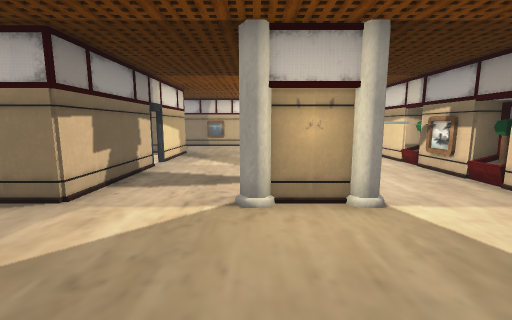
view 1 (above)

24 first-person views from a walk through a 3-D level made in the Unity game engine. The camera is 1.4 m above the floor, tilts 8° down and sees 90° across. Doors are open. The floor is counted in squares, 1 m on a side. Each view is taken from the middle of a square. On the plan, view 1 faces up. The plan holds only what a view shows up to about 13 squares ahead; the rest is blank. The place goes on beyond the plan. Some surface patterns are stand-ins.

view 2
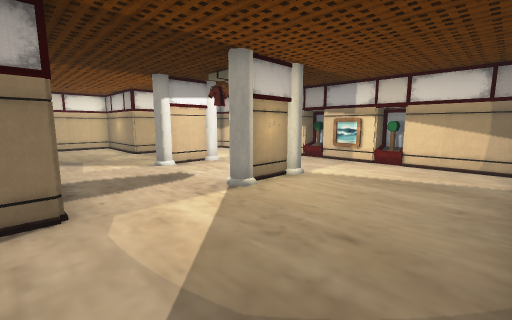

view 3
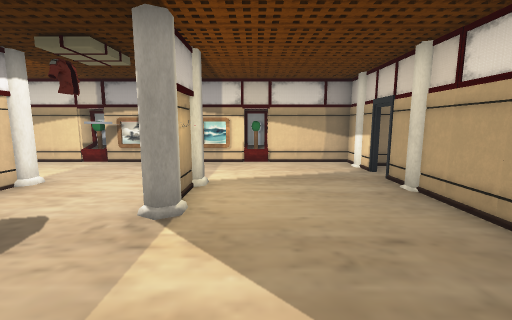

view 4
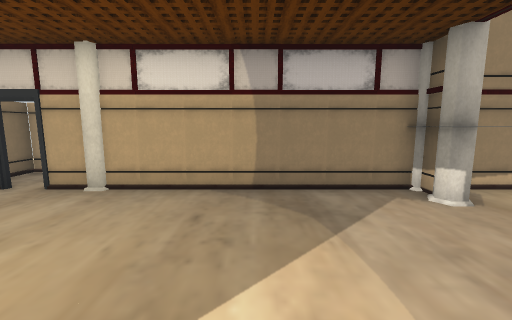

view 5
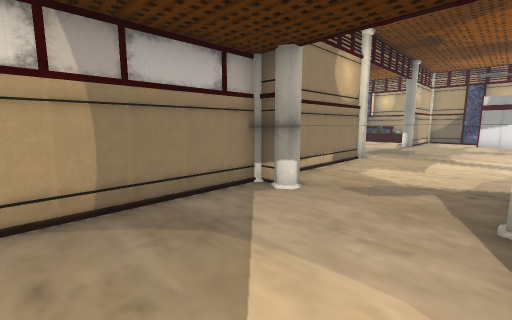

view 6
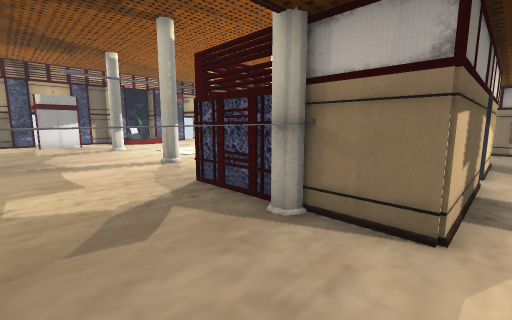

view 7
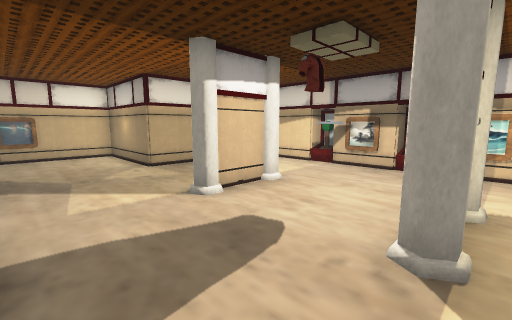

view 8
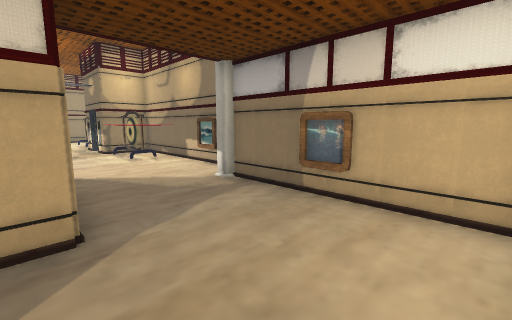

view 9
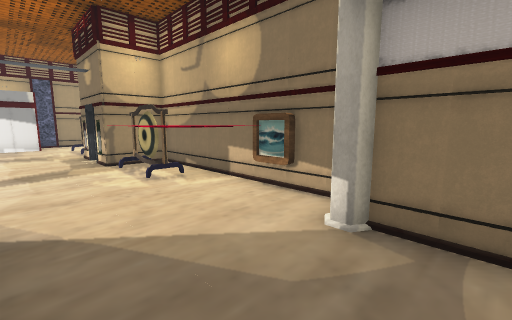

view 10
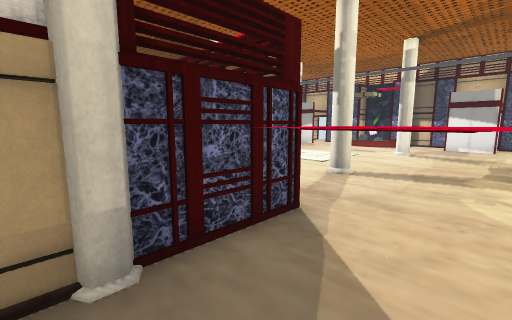

view 11
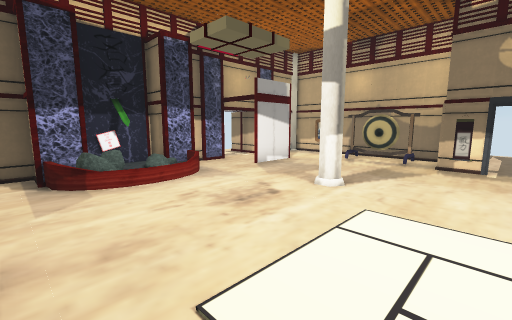

view 12
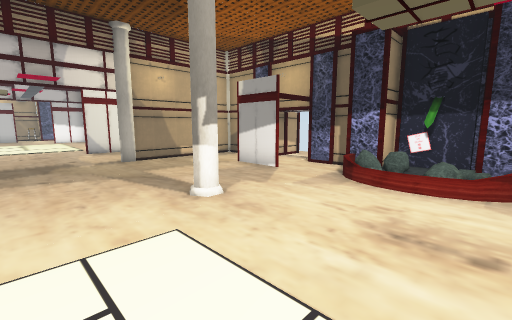

view 13
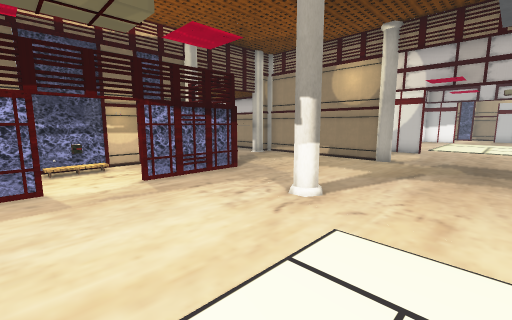

view 14
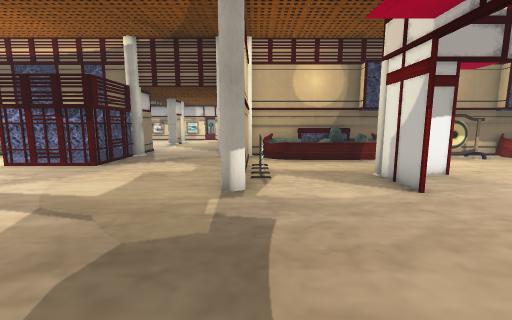

view 15
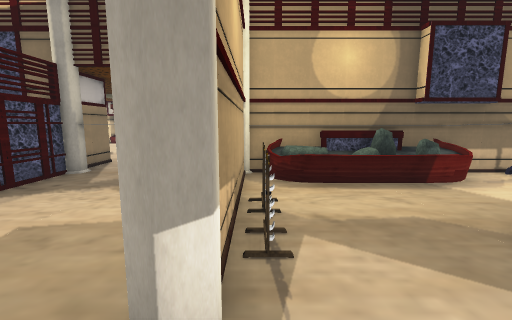

view 16
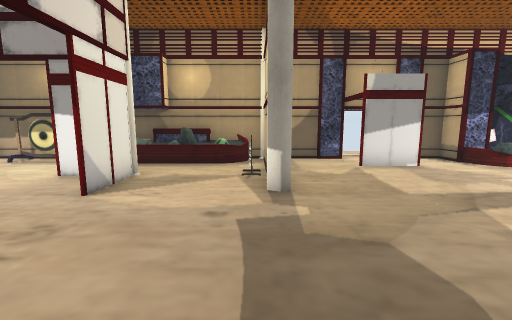

view 17
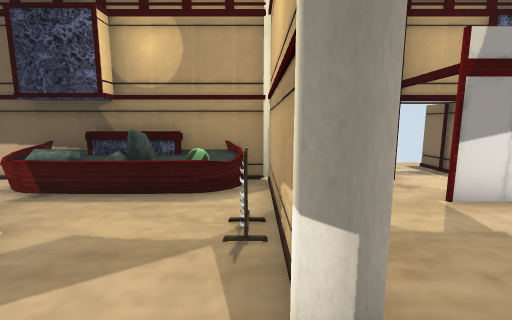

view 18
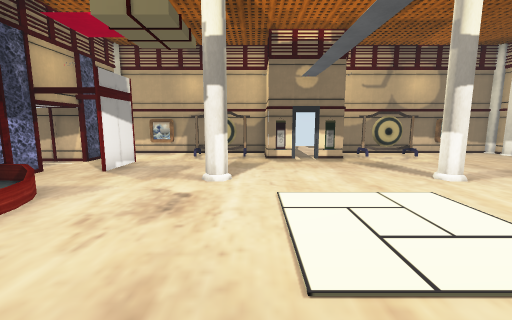

view 19
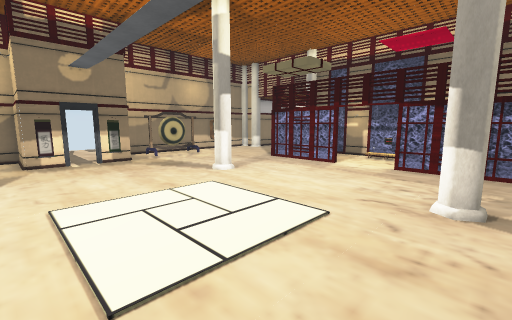

view 20
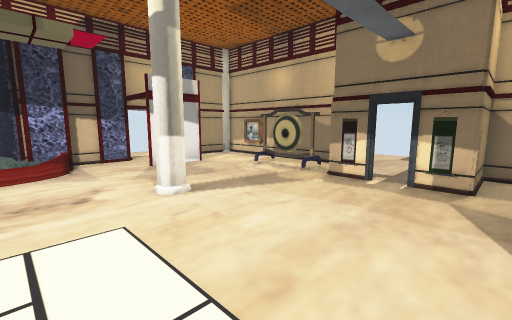

view 21
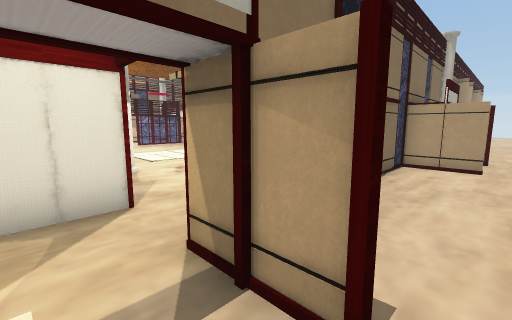

view 22
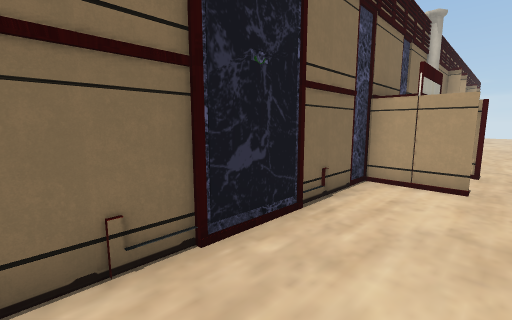

view 23
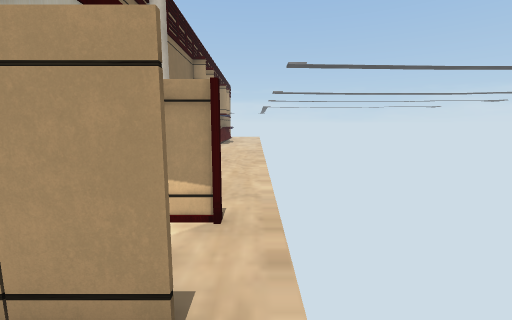

view 24
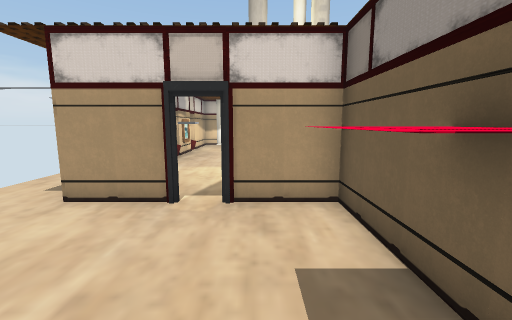

### Floor plan
Key: @ floor where view 1 was taken; # wall or solid block; . floor; / step, stairs or slope; D open door; ~ liquid the walk can cross; ≈ liquid the walk keeps out of; ^ raised ledge; T tree; P painting; I pillar; L lamp; O other object.
Columns run from 26 left of view 1 to 7 right of it. Each row starts with its distance up from view 1.
 21          ...
 20          ....
 19          ....
 18           ...
 17   I#######...#######I#      .
 16    #..OOO#.D.#OOO...I######L
 15  ###.....##D# .....LL.....#L....
 14 .DD.#..............LL.....#......
 13  DD.#.....................##.D....
 12 ...#..............##I##....##D##..
 11 ...#..............#  ##..... ..#..
 10 ...##.............#..##..... ..##.
  9 ...OO~............../#DD...  ...TT
  8 ...OO~..............O##...###..##
  7 ...OOO............#..##........P#
  6 ...#..............#  ##.........TT
  5 .###..............# ###........P#
  4 .DD.#.............##I#....###..P#
  3 .DD.#...............^^..........TT
  2 .###................^^..........#
  1 .. #.................^..........#
  0 .. #................I#....@.#D###
 -1 ..I###O##......#OO##I######I#DI#
 -2 .. O≈..............OO#        .#
 -3 ..OO~..............~O#        #
 -4 ..OOO.I##......#I..OO#
 -5 ..##~. .........I..OO#
 -6 .. #O.#.........#..≈##
 -7 .. # ...  ...  ... .#

Where each view was taken, in squares from view 1:
view 1: 0 up, 0 right, facing up
view 2: 0 up, 4 left, facing up-right
view 3: 3 up, 4 left, facing right
view 4: 5 up, 2 left, facing down
view 5: 4 up, 1 left, facing down-left
view 6: 1 up, 3 left, facing up-left
view 7: 4 up, 3 left, facing up-right
view 8: 12 up, 0 right, facing up-left
view 9: 13 up, 4 left, facing up-left
view 10: 15 up, 5 left, facing down-left
view 11: 6 up, 15 left, facing up-left
view 12: 10 up, 15 left, facing down-left
view 13: 10 up, 15 left, facing down-right
view 14: 1 down, 17 left, facing right
view 15: 1 down, 13 left, facing right
view 16: 1 down, 13 left, facing left
view 17: 1 down, 17 left, facing left
view 18: 5 up, 17 left, facing up
view 19: 5 up, 17 left, facing up-right
view 20: 9 up, 13 left, facing up-left
view 21: 14 up, 26 left, facing down-right
view 22: 11 up, 26 left, facing down-right
view 23: 6 up, 26 left, facing down
view 24: 17 up, 2 right, facing down
